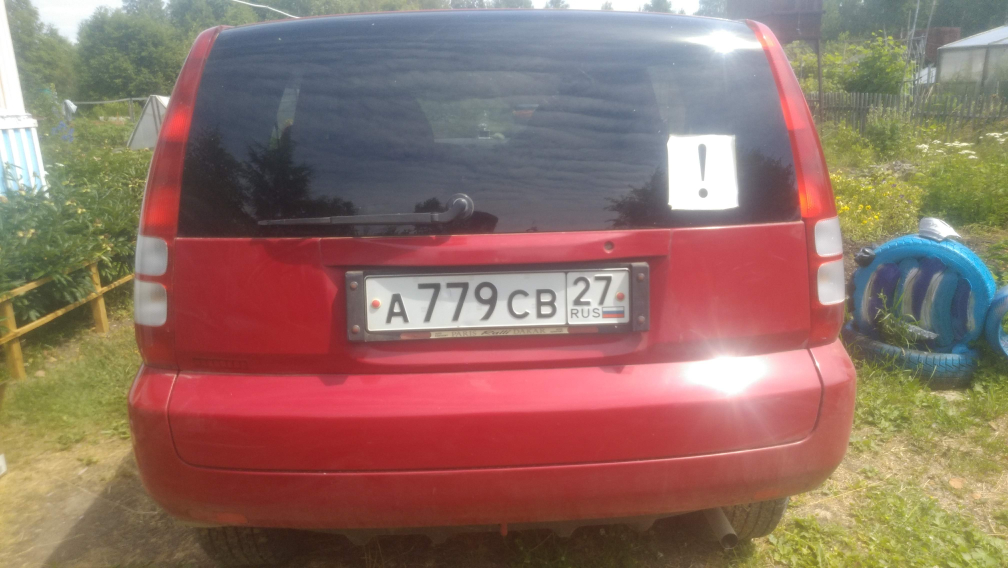
#> input picture StudentHelper/car.jpg, 4032 x 2272 px (shown at 1/4 size)
$ python numbercar.py
#> lines starting #> are read from the running program, lines starting #| are printed output that depends on the picture
# pip install matplotlib pytesseract opencv-python
import matplotlib.pyplot as plt
import pytesseract
import cv2


def open_img(img_path):
#> called with img_path = 'car.jpg'
    carplate_img = cv2.imread(img_path)
#> carplate_img is the input picture: shape (2272, 4032, 3); mean B, G, R 102.2, 112.2, 144.2
    carplate_img = cv2.cvtColor(carplate_img, cv2.COLOR_BGR2RGB)
    plt.axis('off')
    plt.imshow(carplate_img)
    plt.show()

    return carplate_img


def carplate_extract(image, carplate_haar_cascade):
    carplate_rects = carplate_haar_cascade.detectMultiScale(image, scaleFactor=1.1, minNeighbors=5)
#> carplate_rects = [[1418, 992, 1207, 402]]

    for x, y, w, h in carplate_rects:
        carplate_img = image[y+15:y+h-10, x+15:x+w-20]
#> this loop made 1 pass
#> pass 1, in carplate_extract, `carplate_img = image[y+15:y+h-10, x+15:x+w-20]`:
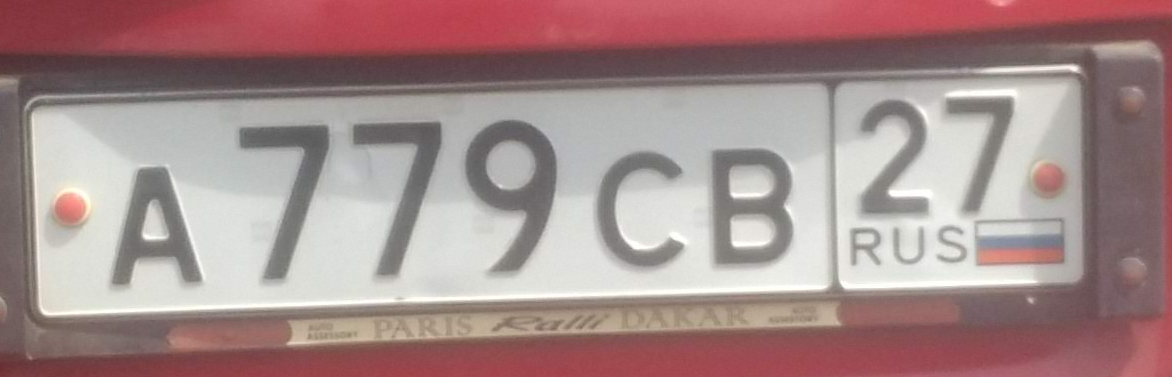
#> carplate_img: shape (377, 1172, 3); mean R, G, B 165.4, 139.2, 138.8

    return carplate_img


def enlarge_img(image, scale_percent):
#> called with scale_percent = 150
    width = int(image.shape[1] * scale_percent / 100)
#> width = 1758
    height = int(image.shape[0] * scale_percent / 100)
#> height = 565
    dim = (width, height)
#> dim = (1758, 565)
    plt.axis('off')
    resized_image = cv2.resize(image, dim, interpolation = cv2.INTER_AREA)

    return resized_image


def main():
    carplate_img_rgb = open_img(img_path='car.jpg')
    carplate_haar_cascade = cv2.CascadeClassifier('haarcascade_russian_plate_number.xml')

    carplate_extract_img = carplate_extract(carplate_img_rgb, carplate_haar_cascade)
    carplate_extract_img = enlarge_img(carplate_extract_img, 150)
    plt.imshow(carplate_extract_img)
    plt.show()

    carplate_extract_img_gray = cv2.cvtColor(carplate_extract_img, cv2.COLOR_RGB2GRAY)
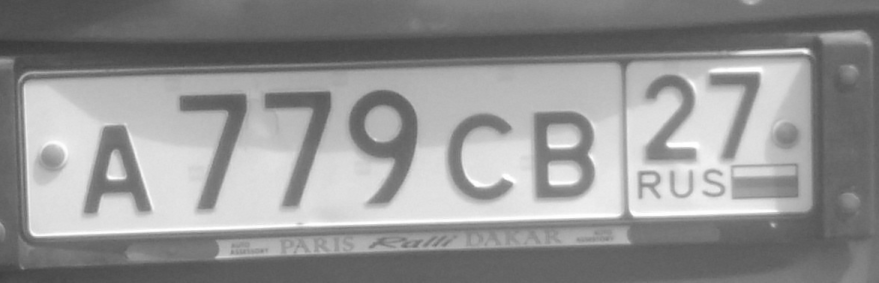
#> carplate_extract_img_gray: shape (565, 1758) (shown at 1/2 size); min 56, max 255, mean 146.9
    plt.axis('off')
    plt.imshow(carplate_extract_img_gray, cmap='gray')
    plt.show()

    print('Номер авто: ', pytesseract.image_to_string(
        carplate_extract_img_gray,
        config='--psm 6 --oem 3 -c tessedit_char_whitelist=ABCDEFGHIJKLMNOPQRSTUVWXYZ0123456789')
    )
#> (this line was passed over: pytesseract is not available in this run)


if __name__ == '__main__':
    main()
